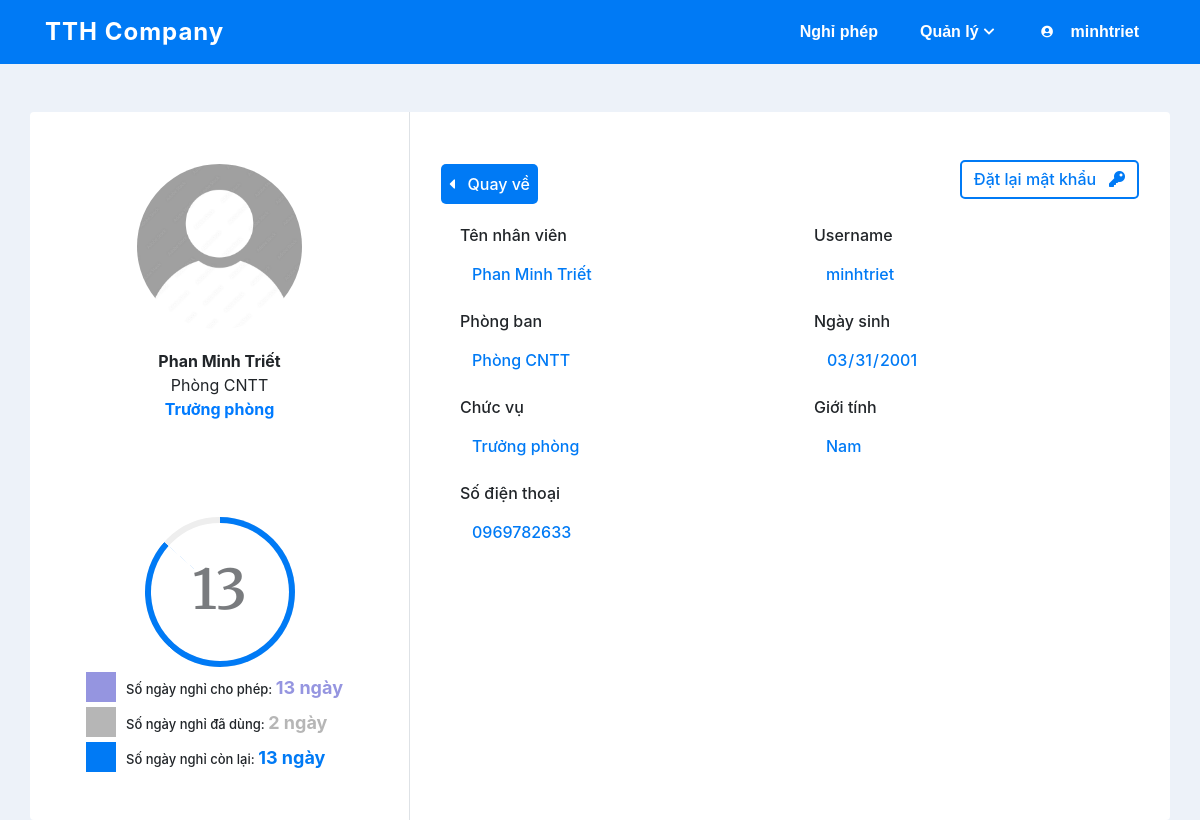
Page /view/User/CurrentUserDetail.php (signed in) on the committed database.
### tables this page shows
CREATE TABLE `USERS` (
  `user_id` int NOT NULL,
  `user_name` varchar(20) NOT NULL,
  `password` varchar(255) NOT NULL,
  `user_role` varchar(15) NOT NULL,
  `ho_ten` varchar(100) DEFAULT NULL,
  `gioi_tinh` varchar(3) DEFAULT NULL,
  `ngay_sinh` date DEFAULT NULL,
  `sdt` varchar(10) DEFAULT NULL,
  `anh_dai_dien` varchar(255) DEFAULT NULL,
  `active` tinyint(1) DEFAULT '1',
  `so_absence_max` int DEFAULT NULL,
  `phong_ban_id` int DEFAULT NULL,
  `status` int DEFAULT NULL
);

CREATE TABLE `PHONG_BAN` (
  `phong_ban_id` int NOT NULL,
  `ten_phong` varchar(30) NOT NULL,
  `mo_ta` varchar(2550) DEFAULT NULL
);

### www/utils.php (called while the page is built, shortened)
<?php
    function connection(){
        $host = 'mysql-server';
        $user = 'root';
        $pass = 'root';
        $db = 'QUANLYPHONGBAN';
        $conn = new mysqli($host, $user, $pass, $db);
        $conn->set_charset("utf8");
       return $conn;
    }
    function _get_current_user_id(){
        $conn = connection();
        $stmt = $conn->prepare("SELECT `USERS`.`user_id`FROM `USERS`WHERE `USERS`.`user_name` = ?");
        $stmt->bind_param("s", $user_name);
        $user_name = $_SESSION["username"];
        $stmt->execute();
        $result = $stmt->get_result();
        $user_info = $result->fetch_assoc();
        return $user_info['user_id'];
    }
    function _check_giam_doc(){
        $conn = connection();
        $stmt = $conn->prepare("SELECT * FROM `USERS` WHERE user_name = ?");
        $stmt->bind_param("s", $user_name);
        $user_name = $_SESSION['username'];
        $stmt->execute();
        $result = $stmt->get_result();
        $user_info = $result->fetch_assoc();
        return $user_info['user_role'] == 'Giám đốc';
    }
    function _check_manager(){
        $conn = connection();
        $stmt = $conn->prepare("SELECT * FROM `USERS` WHERE user_name = ?");
        $stmt->bind_param("s", $user_name);
        $user_name = $_SESSION['username'];
        $stmt->execute();
        $result = $stmt->get_result();
        $user_info = $result->fetch_assoc();
        return $user_info['status'] == 1;
    }
?>

### www/api/User/UserGet.api.php (called while the page is built, shortened)
<?php
    function _get_user_information($p_user_id){
        $conn = connection();
        $stmt = $conn->prepare("SELECT `USERS`.*, `PHONG_BAN`.* FROM `USERS`, `PHONG_BAN` WHERE `USERS`.`phong_ban_id` = `PHONG_BAN`.`phong_ban_id` and `USERS`.`user_id` = ?");
        $stmt->bind_param("s", $user_id);
        $user_id = $p_user_id;
        $stmt->execute();
        $result = $stmt->get_result();
        $user_info = $result->fetch_assoc();
        return $user_info;
    }
    function _get_day_off_used($p_user_id){
        $conn = connection();
        $stmt = $conn->prepare("CALL _get_current_day_off_used(?)");
        $stmt->bind_param("s", $user_id);
        $stmt->execute();
        $result = $stmt->get_result();
        $day_used = $result->fetch_assoc();
        return $day_used['day_used'];
    }
?>

### www/api/Department/DepartmentGet.api.php (called while the page is built, shortened)
<?php
    function _get_list_departments() {
        $conn = connection();
        $stmt = $conn->prepare("SELECT * FROM `PHONG_BAN` WHERE `ten_phong` != N'Phòng giám đốc' ORDER BY `PHONG_BAN`.`phong_ban_id` asc");
        $stmt->execute();
        $departments = $stmt->get_result();
        return $departments;
    }
?>

### www/view/User/CurrentUserDetail.php (the view, shortened to what this page needs)
<?php
    require("../../utils.php");
?>
<!DOCTYPE html>
<html lang="en">
<head>
    <link rel="stylesheet" href="https://maxcdn.bootstrapcdn.com/bootstrap/4.5.2/css/bootstrap.min.css">
    <link rel="stylesheet" href="/style.css">
    <link rel="stylesheet" href="https://maxcdn.bootstrapcdn.com/font-awesome/4.4.0/css/font-awesome.min.css">
    <link rel="stylesheet" href="https://cdnjs.cloudflare.com/ajax/libs/normalize/8.0.1/normalize.min.css">
    <link rel="stylesheet" href="https://cdnjs.cloudflare.com/ajax/libs/font-awesome/5.15.4/css/all.min.css">
</head>
<body>
    <?php
        require_once("../../api/User/UserGet.api.php");
        require_once("../../api/Department/DepartmentGet.api.php");
        $userInfo = _get_user_information(_get_current_user_id());
        $day_used = _get_day_off_used(_get_current_user_id());
    ?>
    <?php
        require("../../view/Common/Header.php");
    ?>
    <div class="body-layout">
        <div class="container">
            <div class="row rounded bg-white mt-5 user-detail user-profile">
                <div class="col-md-4 border-right">
                    <div class="d-flex flex-column align-items-center text-center p-3 py-5">
                        <form class="profile-avatar" id="profile-avatar">
                            <label class="-label" for="profile-avatar-file">
                                <i class="fas fa-camera"></i>
                                <span>Change Avatar</span>
                            </label>
                            <img src="<?php
                                            if (!empty($userInfo['anh_dai_dien'])) {
                                                echo ($userInfo['anh_dai_dien']);
                                            }
                                            else {
                                                echo '/images/user_avt/default_avt.jpg';
                                            }
                                        ?>" id="profile-avatar-img" width="200" />
                        </form>
                        <span class="font-weight-bold mt-3"><?php echo $userInfo['ho_ten'] ?></span>
                        <span><?php echo $userInfo['ten_phong'] ?></span>
                        <span class="text-primary font-weight-bold"><?php if($userInfo['status'] == 0){echo "Nhân viên";}else{echo "Trưởng phòng";} ?></span>
                    </div>
                    <div class="d-flex flex-column align-items-center text-center p-3 py-5">
                        <div class="progress mx-auto" data-value='<?php echo ($userInfo['so_absence_max'] - $day_used)/$userInfo['so_absence_max']*100; ?>'>
                            <span class="progress-left">
                                            <span class="progress-bar border-primary"></span>
                            </span>
                            <span class="progress-right">
                                            <span class="progress-bar border-primary"></span>
                            </span>
                            <div class="progress-value w-100 h-100 rounded-circle d-flex align-items-center justify-content-center">
                                <div class="total-day"><?php echo $userInfo['so_absence_max'] - $day_used; ?><sup class="small"><i></i></sup></div>
                            </div>
                        </div>
                        <div class="document-block">
                            <div class="date-bank">
                                <span></span>
                                <span>Số ngày nghỉ cho phép: <span class="text-value"><?php echo $userInfo['so_absence_max'] - $day_used; ?> ngày</span></span>
                            </div>
                            <div class="date-used">
                                <span></span>
                                <span>Số ngày nghỉ đã dùng: <span class="text-value"><?php echo $day_used; ?> ngày</span></span>
                            </div>
                            <div class="date-remaining">
                                <span></span>
                                <span>Số ngày nghỉ còn lại: <span class="text-value"><?php echo $userInfo['so_absence_max'] - $day_used; ?> ngày</span></span>
                            </div>
                        </div>
                    </div>
                </div>
                <div class="col-md-8">
                    <div class="p-3 py-5">
                        <div class="d-flex justify-content-between align-items-center mb-3">
                            <div class="d-flex flex-row align-items-center">
                                <div href="/view/User/UserDetail.php" class="p-2" id="prev-link">
                                    <i class="fas fa-caret-left mr-2"></i>
                                    <h6>Quay về</h6>
                                </div>
                            </div>
                            <h6 class="text-right primary-text user-edit-btn" id="reset-mode-btn" data-toggle="modal" data-target="#userResetModal">Đặt lại mật khẩu &nbsp; <i class="fas fa-key"></i></h6>
                        </div>
                        <form class="user-detail-form">
                            <div class="form-row">
                                <div class="form-group col-md-6 px-4">
                                    <label for="user-name-info">Tên nhân viên</label>
                                    <input type="text" class="form-control" id="ho_ten" value="<?php echo $userInfo['ho_ten'] ?>" default="<?php echo $userInfo['ho_ten'] ?>" name="ho_ten" readonly>
                                </div>
                                <div class="form-group col-md-6 px-4">
                                    <label for="user-username-info">Username</label>
                                    <input type="text" class="form-control" id="user_name" value="<?php echo $userInfo['user_name'] ?>" default="<?php echo $userInfo['user_name'] ?>" name="user_name" readonly>
                                </div>
                                <div class="form-group col-md-6 px-4">
                                    <label for="user-department-info">Phòng ban</label>
                                    <select class="custom-select" id="phong_ban_id" default="<?php echo $userInfo['phong_ban_id'] ?>" name="phong_ban_id" disabled>
                                        <?php
                                            $departments = _get_list_departments();
                                            if ($departments->num_rows > 0) {
                                                while ($department =  $departments->fetch_assoc()) {
                                        ?>
                                                <option <?php echo "value = '".$department['phong_ban_id']."'"; if($department['phong_ban_id'] == $userInfo['phong_ban_id']){ echo "selected";} ?> ><?php echo $department["ten_phong"] ?></option>
                                        <?php
                                                }
                                            }else{}
                                        ?>
                                    </select>
                                </div>
                                <div class="form-group col-md-6 px-4">
                                    <label for="user-status">Ngày sinh</label>
                                    <input type="date" class="form-control" id="ngay_sinh" name="ngay_sinh" default="<?php echo $userInfo['ngay_sinh'] ?>" value="<?php echo $userInfo['ngay_sinh'] ?>" readonly>
                                </div>
                                <div class="form-group col-md-6 px-4">
                                    <label for="user-birthday-info">Chức vụ</label>
                                    <select class="custom-select" id="status" default="<?php echo $userInfo['status'] ?>" name="status" disabled>
                                        <option value="1" <?php if(1 == $userInfo['status']){ echo "selected";} ?> >Trưởng phòng</option>
                                    </select>
                                </div>
                                <div class="form-group col-md-6 px-4">
                                    <label for="user-gender-info">Giới tính</label>
                                    <select class="custom-select" id="gioi_tinh" default="<?php echo $userInfo['gioi_tinh'] ?>" name="gioi_tinh" disabled>
                                        <option value="Nam" <?php if('Nam' == $userInfo['gioi_tinh']){ echo "selected";} ?>>Nam</option>
                                    </select>
                                </div>
                                <div class="form-group col-md-6 px-4">
                                    <label for="user-number-info">Số điện thoại</label>
                                    <input type="text" class="form-control" id="sdt" name="sdt" default="<?php echo $userInfo['sdt'] ?>" value="<?php echo $userInfo['sdt'] ?>" readonly>
                                </div>
                            </div>
                        </div>
                    </div>
                </div>
            </div>
        </div>
</body>
</html>

### www/view/Common/Header.php (shortened to what this page needs)
<!DOCTYPE html>
<html lang="en">
<head>
    <link rel="stylesheet" href="https://cdnjs.cloudflare.com/ajax/libs/normalize/8.0.1/normalize.min.css">
    <link rel="stylesheet" href="https://cdnjs.cloudflare.com/ajax/libs/font-awesome/5.15.4/css/all.min.css">
</head>
<body>
    <header id="header" class="fixed-top header-transparent">
        <div class="container d-flex align-items-center justify-content-between">
            <div class="logo">
                <h1 class="text-light"><a href="/"><span>TTH Company</span></a></h1>
            </div>
            <nav id="navbar" class="navbar">
                <ul>
                    <?php
                        if(!_check_giam_doc()){
                            echo  '<li><a class="nav-link scrollto" href="/view/Absence/AbsenceIndex.php">Nghỉ phép</a></li>';
                        }
                    ?>
                    <?php
                        if(_check_user_logged() && (_check_giam_doc() || _check_manager())){
                            echo '<li class="dropdown">
                                    <a href="#">Quản lý
                                        <i class="dropdown-icon fas fa-chevron-down"></i>
                                        <i class="dropdown-icon-mobile fas fa-chevron-right"></i>
                                    </a>
                                    <ul>';
                            echo '  </ul>
                                </li>
                                ';
                        }
                    ?>
                    <?php if(isset($_SESSION["username"])):?>
                        <li class="dropdown">
                            <a class="nav-link scrollto account" href="#"> <i class="fas fa-user-circle"></i> &nbsp &nbsp  <?php echo $_SESSION["username"]?></a>
                        </li>
                    <?php else: ?>
                        <li><a class="nav-link scrollto login-button" href="/view/utilsView/Login.php">Đăng nhập</a></li>
                    <?php endif; ?>
                </ul>
            </nav>
        </div>
    </header>
</body>
</html>

### rows in the picture
users: user_id+ho_ten "Phan Minh Triết", user_id.ten_phong "Phòng CNTT", user_id "2", ho_ten "Phan Minh Triết", user_name "minhtriet", phong_ban_id "Phòng CNTT", ngay_sinh "03/31/2001", status "Trưởng phòng", gioi_tinh "Nam", sdt "0969782633"

### other values in the picture
$_SESSION["username"] "minhtriet"
$userInfo['so_absence_max'] - $day_used "13"
